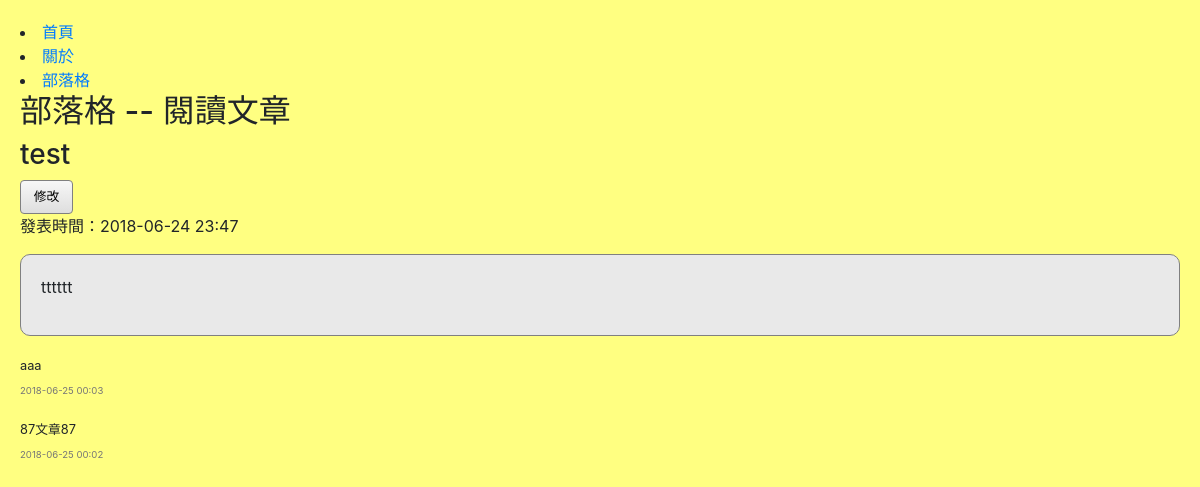
/article/articleRead/7/, run on an earlier commit of the app's database.
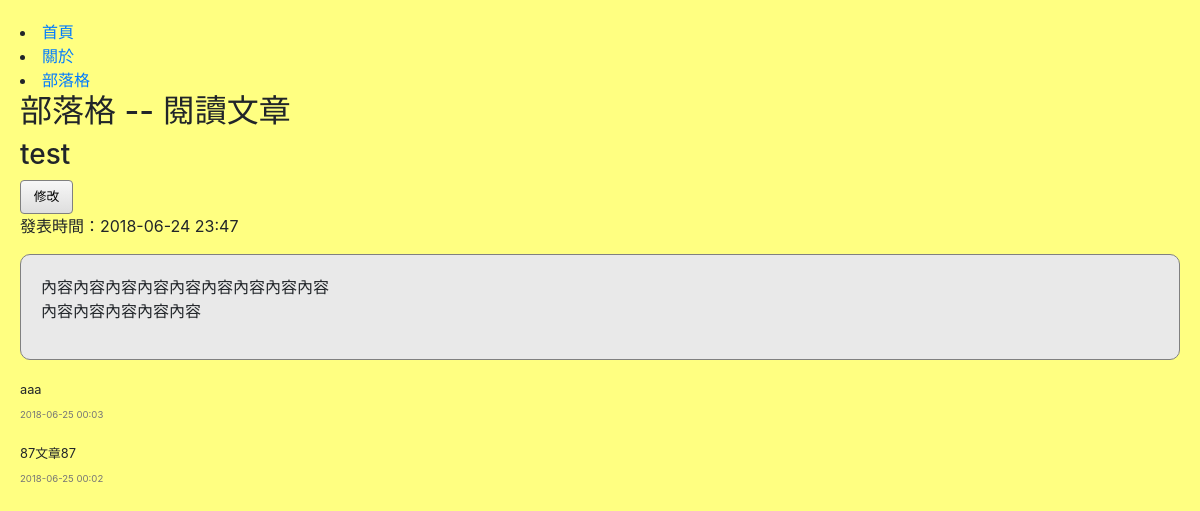
And on a later commit of the database.
### article/models.py (models this page shows, shortened)
class Article(models.Model):
    title = models.CharField(max_length=128, unique=True)
    content = models.TextField()
    pubDateTime = models.DateTimeField(auto_now_add=True)
    class Meta:
        ordering = ['-pubDateTime']

### article/views.py (the view)
# urls.py: path('articleRead/<int:articleId>/', views.articleRead, name='articleRead'),
def articleRead(request, articleId):
    article = get_object_or_404(Article, id=articleId)
    context = {
        'article': article,
        'comments': Comment.objects.filter(article=article)
    }
    return render(request, 'article/articleRead.html', context)

### article/templates/article/articleRead.html
{% extends 'main/base.html' %}
{% load staticfiles %}
{% block css %}
   <link rel="stylesheet" href="{% static 'article/css/article.css' %}">
{% endblock %}
{% block heading %}
閱讀文章
{% endblock %}
{% block content %}
    <h3 class="inlineBlock">{{ article.title }}</h3>
    <a class="btn inlineBlock" href="{% url 'article:articleUpdate' article.id %}">修改</a>
    <p>發表時間：{{ article.pubDateTime|date:'Y-m-d H:i' }}</p>
    <div class="articleContent">{{ article.content|linebreaks }}</div>
    {% for comment in comments %}
    <div class="commentDiv">
        <span class="comment">{{ comment.content }}</span>
        <br>
        <span class="commentTime">{{ comment.pubDateTime|date:'Y-m-d H:i'}}</span>
    </div>
    {% endfor %}
{% endblock %}

What changed in the data, as far as the page shows it:
changed Article "test": content "tttttt" → "內容內容內容內容內容內容內容內容內容 內容內容內容內容內容"
